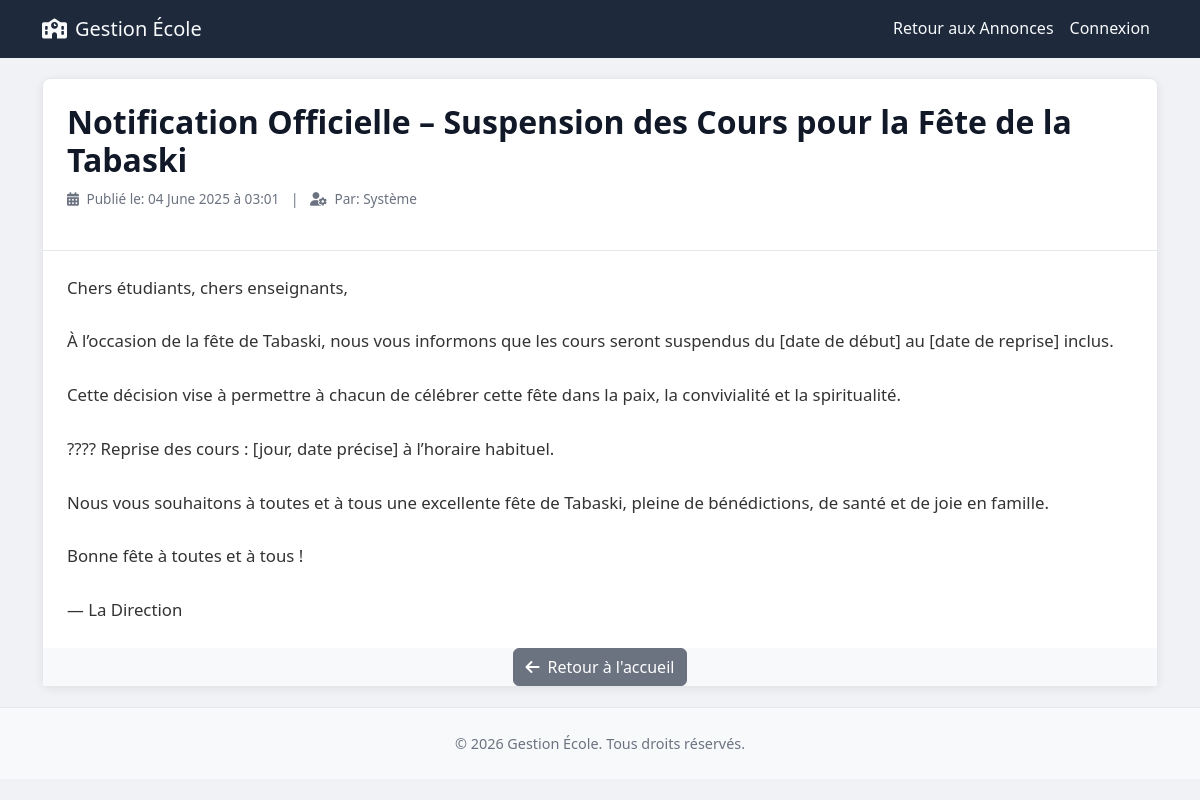
Page /annonce_detail.php?id=1 on the committed database.
### tables this page shows
CREATE TABLE IF NOT EXISTS `notifications` (
  `id` int NOT NULL AUTO_INCREMENT,
  `titre` varchar(255) NOT NULL,
  `contenu` text NOT NULL,
  `date_creation` datetime DEFAULT CURRENT_TIMESTAMP,
  `visible` tinyint(1) DEFAULT '1',
  `id_auteur` int DEFAULT NULL,
  PRIMARY KEY (`id`),
  KEY `id_auteur` (`id_auteur`)
);

### annonce_detail.php (the view, shortened to what this page needs)
<?php
class Database {
    private $host = 'localhost'; private $db_name = 'gestion_school'; private $username = 'root'; private $password = ''; private $conn;
    public function connect() { $this->conn = null; try { $this->conn = new PDO('mysql:host=' . $this->host . ';dbname=' . $this->db_name, $this->username, $this->password); $this->conn->setAttribute(PDO::ATTR_ERRMODE, PDO::ERRMODE_EXCEPTION); $this->conn->exec('SET NAMES utf8'); } catch(PDOException $e) { error_log('Erreur connexion: ' . $e->getMessage()); die('Erreur connexion DB. Message: ' . $e->getMessage()); } return $this->conn; }
    public function prepare($sql) { if (!$this->conn) $this->connect(); return $this->conn->prepare($sql); }
    public function execute($stmt, $params = []) { try { return $stmt->execute($params); } catch(PDOException $e) { error_log('Erreur SQL: ' . $e->getMessage() . ' | Query: ' . $stmt->queryString); return false; } }
    public function fetch($stmt) { return $stmt->fetch(PDO::FETCH_ASSOC); }
}
$database = new Database();
$annonce = null;
$message_erreur = '';
$annonce_id = isset($_GET['id']) ? filter_var($_GET['id'], FILTER_VALIDATE_INT) : null;
if (!$annonce_id) {
    $message_erreur = "ID d'annonce invalide ou manquant.";
} else {
    try {
        $sql = "SELECT n.titre, n.contenu, n.date_creation,
                       u.nom as auteur_nom, u.prenom as auteur_prenom, u.photo as auteur_photo
                FROM notifications n
                LEFT JOIN utilisateurs u ON n.id_auteur = u.id
                WHERE n.id = :id_annonce AND n.visible = 1";
        $stmt = $database->prepare($sql);
        $database->execute($stmt, [':id_annonce' => $annonce_id]);
        $annonce = $database->fetch($stmt);
    } catch (PDOException $e) {
        $message_erreur = "Erreur de base de données lors de la récupération de l'annonce.";
        error_log("Erreur DB (annonce_detail): " . $e->getMessage());
    }
}
$userImageUrl = BASE_URL . 'assets/images/default_avatar.png';
$auteurAvatarUrl = $userImageUrl;
?>
<!DOCTYPE html>
<html lang="fr">
<head>
    <link href="https://cdn.jsdelivr.net/npm/bootstrap@5.3.2/dist/css/bootstrap.min.css" rel="stylesheet">
    <link rel="stylesheet" href="https://cdnjs.cloudflare.com/ajax/libs/font-awesome/6.4.0/css/all.min.css">
</head>
<body>
    <nav class="navbar navbar-expand-lg navbar-custom">
        <div class="container">
            <a class="navbar-brand" href="<?php echo BASE_URL; ?>"><i class="fas fa-school me-2"></i>Gestion École</a>
            <div class="collapse navbar-collapse" id="navbarNavPublic">
                <ul class="navbar-nav ms-auto">
                    <li class="nav-item">
                        <a class="nav-link" href="<?php echo BASE_URL; ?>#annonces">Retour aux Annonces</a>
                    </li>
                    <?php if(isset($_SESSION['user_id'])):  ?>
                         <li class="nav-item"><a class="nav-link" href="<?php echo BASE_URL; ?>dashboard.php">Tableau de Bord</a></li>
                    <?php else: ?>
                         <li class="nav-item"><a class="nav-link" href="<?php echo BASE_URL; ?>login.php">Connexion</a></li>
                    <?php endif; ?>
                </ul>
            </div>
        </div>
    </nav>
    <div class="container page-container">
        <?php if (!empty($message_erreur)): ?>
            <div class="alert alert-danger text-center" role="alert">
                <i class="fas fa-exclamation-triangle me-2"></i><?php echo htmlspecialchars($message_erreur); ?>
            </div>
        <?php elseif ($annonce): ?>
            <div class="annonce-card">
                <div class="annonce-header">
                    <h1 class="annonce-title"><?php echo htmlspecialchars($annonce['titre']); ?></h1>
                    <p class="annonce-meta">
                        <i class="fas fa-calendar-alt me-1"></i> Publié le: <?php echo date('d F Y à H:i', strtotime($annonce['date_creation'])); ?>
                        <?php if ($annonce['auteur_nom'] || $annonce['auteur_prenom']): ?>
                            <span class="mx-2">|</span>
                            <img src="<?php echo $auteurAvatarUrl; ?>" alt="Auteur" class="auteur-avatar">
                            Par: <?php echo htmlspecialchars(trim($annonce['auteur_prenom'] . ' ' . $annonce['auteur_nom'])); ?>
                        <?php else: ?>
                             <span class="mx-2">|</span> <i class="fas fa-user-cog me-1"></i> Par: Système
                        <?php endif; ?>
                    </p>
                </div>
                <div class="annonce-contenu">
                    <?php
                        echo nl2br(htmlspecialchars($annonce['contenu']));
                    ?>
                </div>
                <div class="card-footer bg-light text-center">
                     <a href="<?php echo BASE_URL; ?>" class="btn btn-retour"><i class="fas fa-arrow-left me-2"></i>Retour à l'accueil</a>
                </div>
            </div>
        <?php else:  ?>
             <div class="alert alert-warning text-center" role="alert">
                L'annonce demandée n'a pu être chargée.
            </div>
        <?php endif; ?>
    </div>
    <footer class="footer-custom">
        <p class="mb-0">© <?php echo date("Y"); ?> Gestion École. Tous droits réservés.</p>
    </footer>
</body>
</html>

### annonce_detail.php (style rules this page uses)
body { font-family: 'Segoe UI', sans-serif; background-color: #f0f2f5; color: #333; line-height: 1.6; }
.navbar-custom { background-color: #1e293b; }
.navbar-custom .navbar-brand, .navbar-custom .nav-link { color: #f8fafc; }
.page-container { margin-top: 20px; margin-bottom: 20px; }
.annonce-card { background-color: #fff; border: 1px solid #e5e7eb; border-radius: 8px; box-shadow: 0 2px 10px rgba(0,0,0,0.07); }
.annonce-header { padding: 1.5rem; border-bottom: 1px solid #e5e7eb; }
.annonce-title { font-size: 2rem; font-weight: 600; color: #111827; margin-bottom: 0.5rem; }
.annonce-meta { font-size: 0.85rem; color: #6b7280; }
.annonce-contenu { padding: 1.5rem; font-size: 1.05rem; }
.btn-retour { background-color: #6b7280; border-color: #6b7280; color: white; }
.footer-custom { background-color: #f8f9fa; padding: 1.5rem 0; text-align: center; border-top: 1px solid #e5e7eb; font-size: 0.9rem; color: #6b7280; }

### rows in the picture
notifications: titre "Notification Officielle – Suspension des Cours pour la Fête de la Tabaski", date_creation "04 June 2025 à 03:01", contenu "Chers étudiants, chers enseignants, À l’occasion de la fête de Tabaski, nous vous informons que les cours seront suspendus du [date de début] au [date de reprise] inclus. Cette décision vise à permettre à chacun de célébrer cette fête dans la paix, la convivialité et la spiritualité. ???? Reprise des cours : [jour, date précise] à l’horaire habituel. Nous vous souhaitons à toutes et à tous une excellente fête de Tabaski, pleine de bénédictions, de santé et de joie en famille. Bonne fête à toutes et à tous ! — La Direction"
